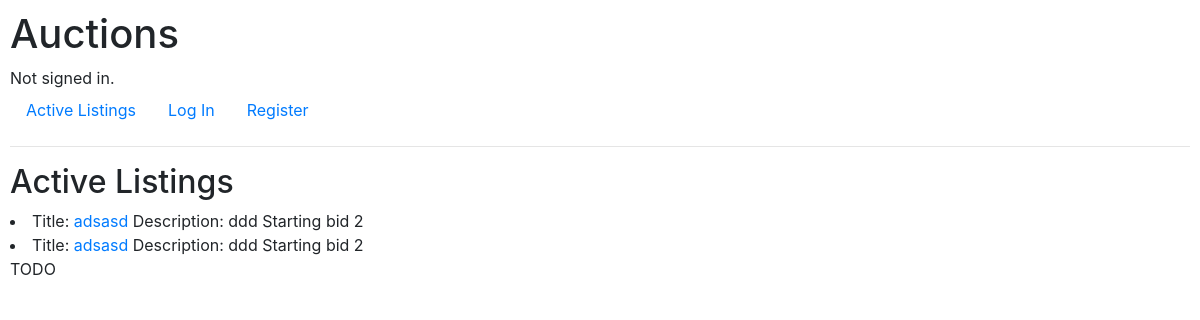
The app's page /, older data.
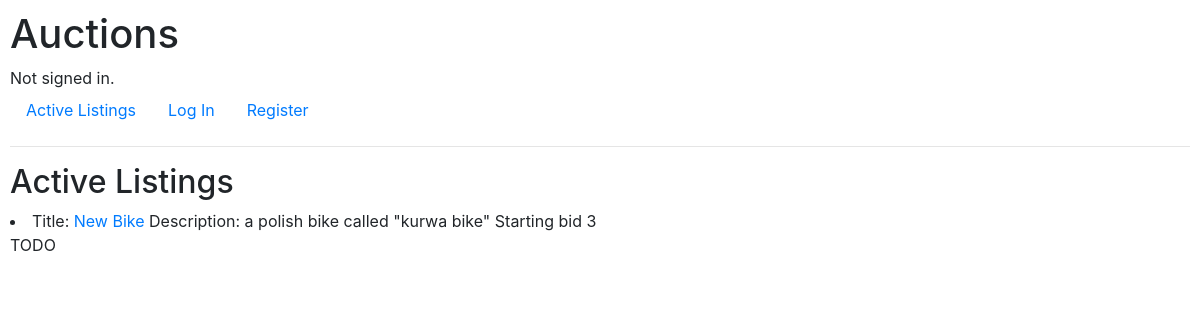
The same page, newer data.
### auctions/models.py (models this page shows, shortened)
class listings(models.Model):
    title = models.CharField(max_length=64)
    description = models.TextField(max_length=500)
    starting_bit = models.IntegerField()
    creator = models.ForeignKey(User, on_delete=models.CASCADE)

### auctions/views.py (the view)
# urls.py: path("", views.index, name="index"),
def index(request):
    return render(request, "auctions/index.html", {
        "listings": listings.objects.all()
    })

### auctions/templates/auctions/index.html
{% extends "auctions/layout.html" %}
{% block body %}
    <h2>Active Listings</h2>
    {% for listing in listings %}
        <li>Title: <a href="/listing/{{ listing.id }}">{{ listing.title }}</a> Description: {{ listing.description }} Starting bid {{ listing.starting_bit }}</li>
    {% endfor %}
    TODO
{% endblock %}

Row changes from the older to the newer data that the page shows:
removed listings: title "adsasd", description "ddd", starting_bit "2"
removed listings: title "adsasd", description "ddd", starting_bit "2"
added listings: title "New Bike", description "a polish bike called \"kurwa bike\"", starting_bit "3"
